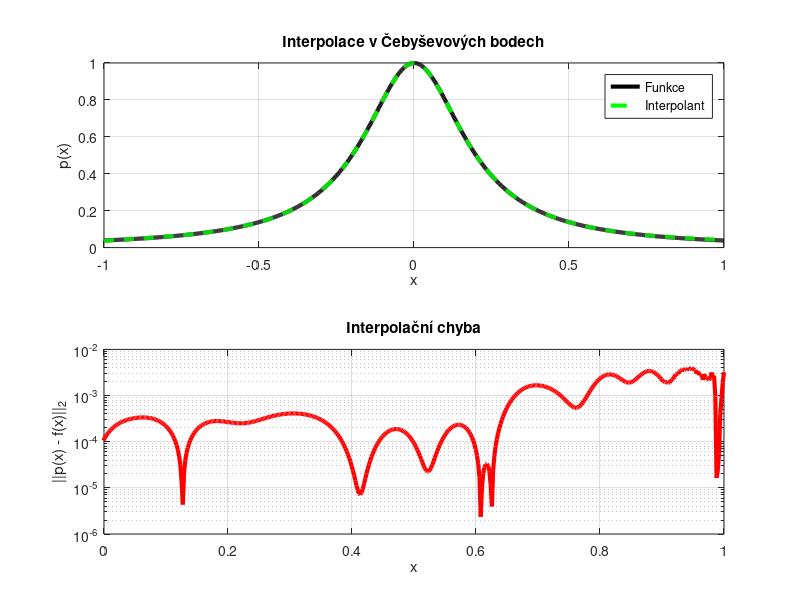
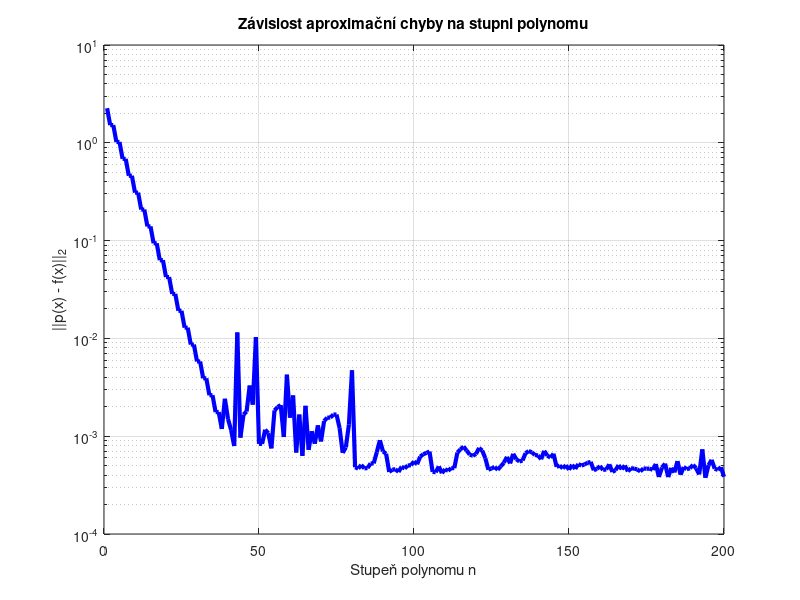

Here is the MATLAB script that generated these plots, in order:
% Generování Čebyševových uzlů
n = 80;
j = (0:n)';
x = cos(j * pi / n);

% Cílová funkce
f = 1 ./ (1 + 25 * x.^2);

% Interpolace pomocí polynomu
c = polyfit(x, f, n);

% Evaluace výsledného polynomu
s = linspace(-1, 1, 1000)';
y = polyval(c, s);

% Výpočet skutečné funkční hodnoty
y_exact = 1 ./ (1 + 25 * s.^2);
error = abs(y - y_exact);

% Grafické zobrazení
figure;
subplot(2,1,1);
plot(s, y_exact, 'k', 'LineWidth', 3); hold on;
plot(s, y, 'g--', 'LineWidth', 3);
title('Interpolace v Čebyševových bodech');
xlabel('x');
ylabel('p(x)');
legend('Funkce', 'Interpolant');
grid on;

%Grafické zobrazení chyby
subplot(2,1,2);
semilogy(s, error, 'r', 'LineWidth', 3);
xlim([0 1]);
title('Interpolační chyba');
xlabel('x');
ylabel('||p(x) - f(x)||_2');
grid on;

% Rozsah stupňů polynomu
n_values = 1:200;
errors = zeros(size(n_values));

for idx = 1:length(n_values)
    n = n_values(idx);

    % Sestavení Vandermondeovy matice
    A = x .^ (0:n);

    % Výpočet koeficientů metodou nejmenších čtverců
    c = A \ f;

    % Výpočet aproximace
    f_approx = A * c;

    % Výpočet chyby v 2-normě
    errors(idx) = norm(f - f_approx, 2);
end

% Vykreslení grafu chyby
figure;
semilogy(n_values, errors, 'b', 'LineWidth', 3);
xlabel('Stupeň polynomu n');
ylabel('||p(x) - f(x)||_2');
title('Závislost aproximační chyby na stupni polynomu');
grid on;
